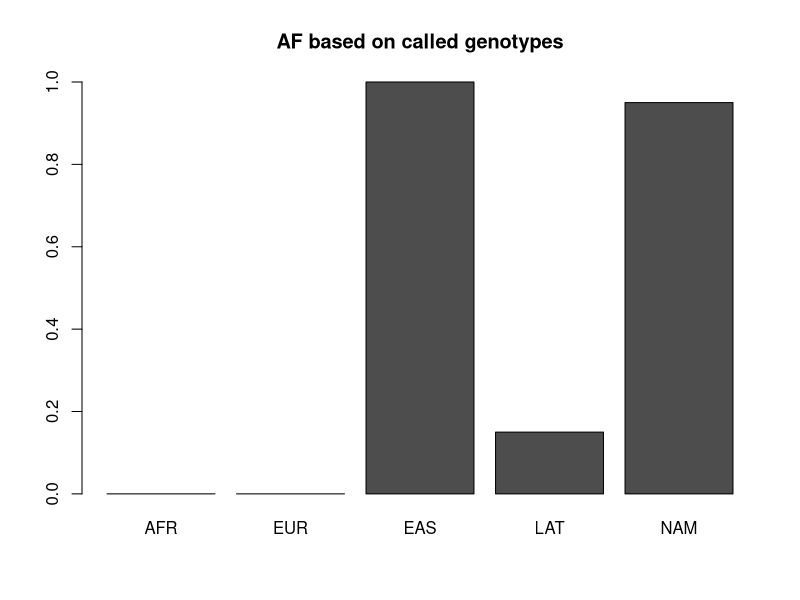
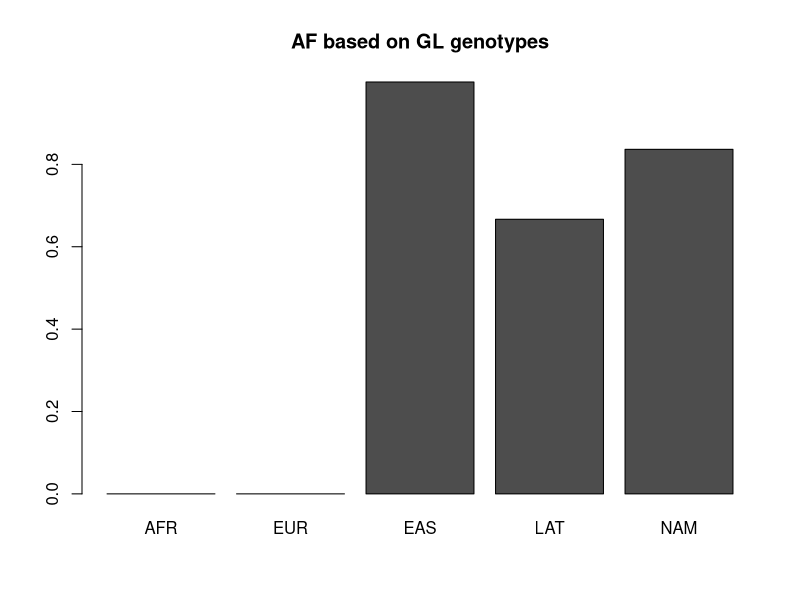

Here is the R script that generated these plots, in order:
df<-read.table("af_gt.txt", row.names=1)
pdf("af_gt.pdf")
barplot(t(df), main = "AF based on called genotypes")
dev.off()

df<- read.table("af_gl.txt", row.names=1)
pdf("af_gl.pdf")
barplot(t(df), main = "AF based on GL genotypes")
dev.off()
